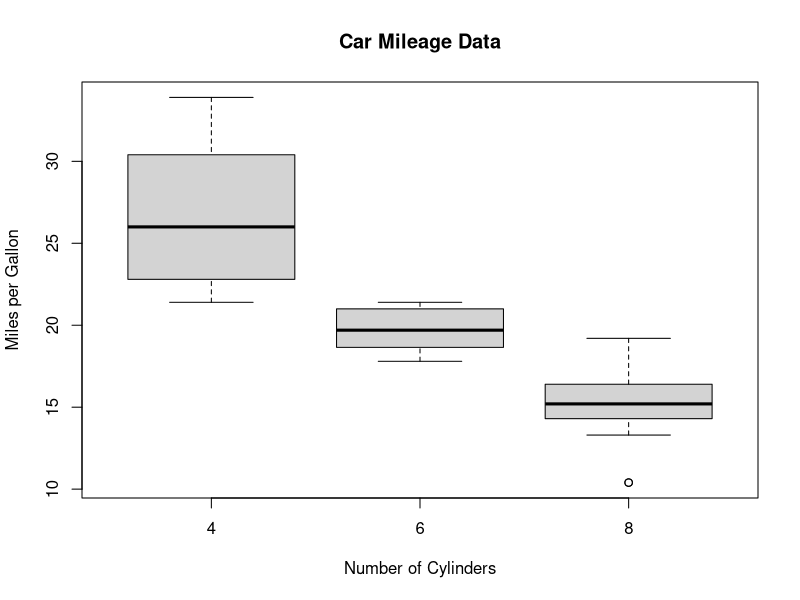

This figure's R source:
#------------------------------------------------------------------
# graphs 3 - Box plot
#------------------------------------------------------------------
setwd("D:/R_data")
#
# Box plot of MPG by car cylinders
boxplot(mpg ~ cyl, data = mtcars, 
main = "Car Mileage Data",
xlab = "Number of Cylinders",
ylab = "Miles per Gallon")
#
